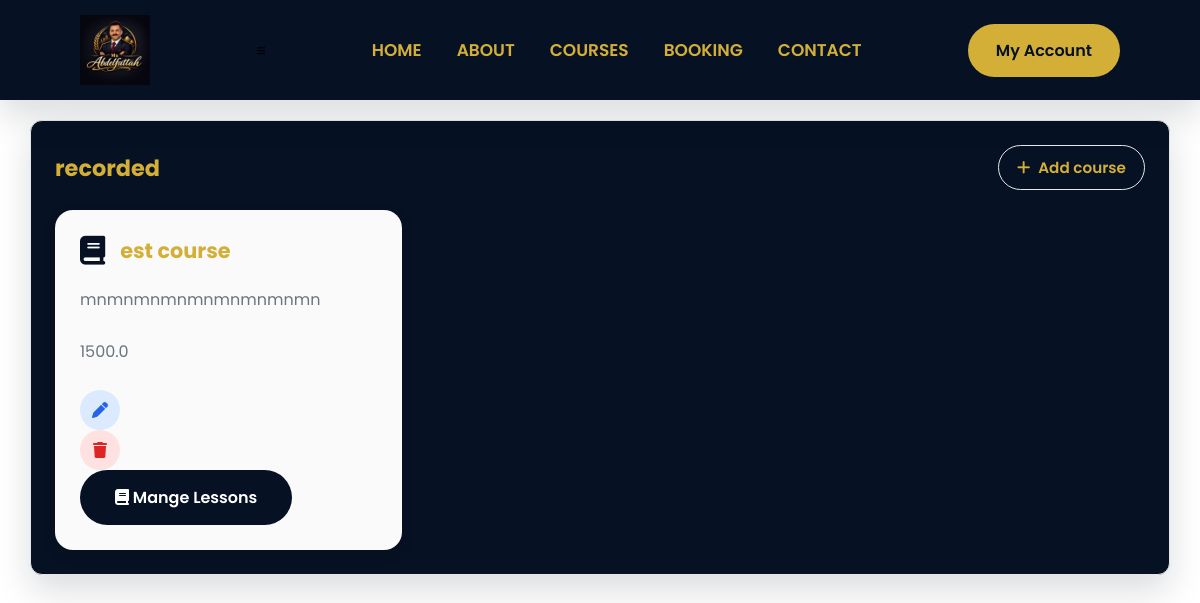
Before: /admin/recorded (signed in) with the older database file.
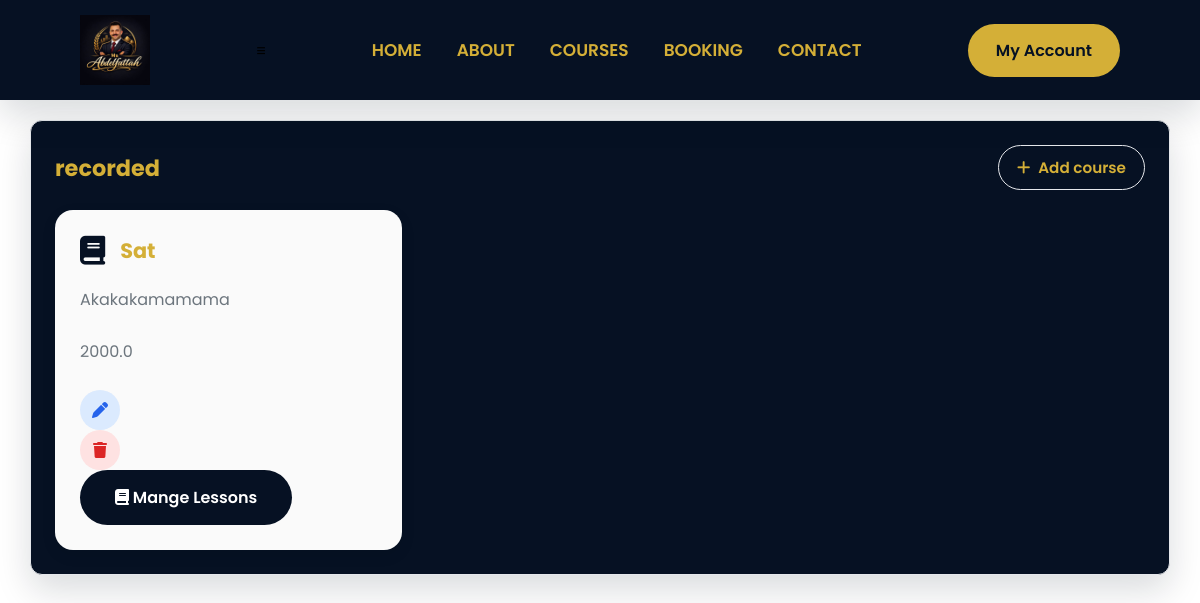
After: the same page with the newer database file.
### models/recorded.py (models this page shows)
class Recorded(db.Model):
    __tablename__ = "recorded"
    id = db.Column(db.Integer, primary_key=True)
    title = db.Column(db.String(100), nullable=False)
    description = db.Column(db.Text)
    price = db.Column(db.Float, nullable=True)
    thumbnail = db.Column(db.String(255), nullable=True)
    lessons = db.relationship("Lessons", backref="recorded", cascade="all, delete-orphan")
    purchase = db.relationship("Purchase", backref="recorded", lazy=True)

### routes/recorded.py (the view)
@recorded.route("/admin/recorded", methods=["POST", "GET"])
@login_required
@admin_required
def recorded_courses():
    recorded = Recorded.query.all()
    return render_template("admin/recorded.html" ,recorded=recorded , name= "recorded")

### file.py (called while the page is built)
@login_manager.user_loader
def load_user(user_id):
    return db.session.get(User, int(user_id))

### templates/admin/recorded.html
{% extends "base.html"%}
{%block body%}
<div class="admin-container">
    <div class="card-admin">
        <div class="card-header">
            <h2 class="card-title">recorded</h2>
            <a href="/admin/recorded/add" class="btn-admin outline-btn">
                <i class="fa-solid fa-plus"></i>
                Add course
            </a>
        </div>
        <div class="course-grid">
            {% for recorded in recorded%}
            <div class="course-card">
           <div class="course-card-header">
              <i class="fa-solid fa-book"></i>
              <h3>{{recorded.title}}</h3>
           </div>
           <p>{{recorded.description}}</p>
           <p>{{recorded.price}}</p>
           <div class="course-actions">
            <a href="{{ url_for('recorded.edit_course', id=recorded.id)}}"class="action-btn edit-btn">
                <i class="fa-solid fa-pen"></i>
            </a>
            <a href="{{ url_for('recorded.delete_course', id=recorded.id)}}" class="action-btn delete-btn">
                <i class="fa-solid fa-trash"></i>
            </a>
            <a href="{{ url_for('recorded.lessons', id=recorded.id)}}" class="btn">
                <i class="fa-solid fa-book"></i>
                Mange Lessons
            </a>
           </div>
       </div>
     {%endfor%}
</div>
{%endblock%}

Changed rows visible on the page:
removed Recorded: title "est course", description "mnmnmnmnmnmnmnmnmn", price "1500.0"
added Recorded: title "Sat", description "Akakakamamama", price "2000.0"
